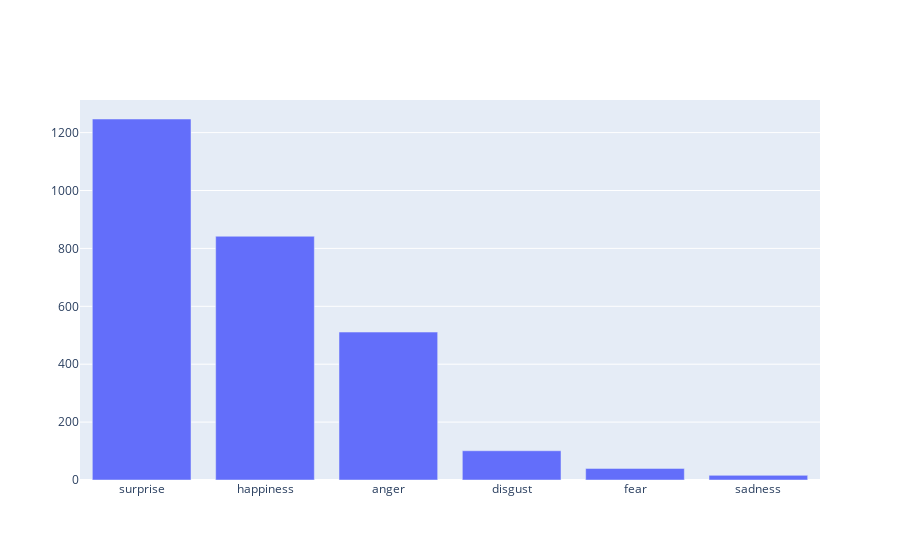

This figure's notebook cell:
### Code cell
# PLOT EXAMPLE
import pickle
with open('sentiments_per_party_sample.pickle', 'rb') as handle:
    sentiments_per_member = pickle.load(handle)
print(sentiments_per_member)
import plotly.graph_objects as go
sentiments = list(sentiments_per_member['δημοκρατικο κοινωνικο κινημα'].keys())
y = list(sentiments_per_member['δημοκρατικο κοινωνικο κινημα'].values())
fig = go.Figure([go.Bar(x=sentiments, y=y)])
fig.show()

### Figure 1 — Plotly figure (JSON) as saved in the notebook; plotly's stock layout.template omitted (floating-point values rounded to 4 significant figures)
{"data": [{"type": "bar", "x": ["surprise", "happiness", "anger", "disgust", "fear", "sadness"], "y": [1247, 842, 511, 101, 40, 16]}], "layout": {}}
